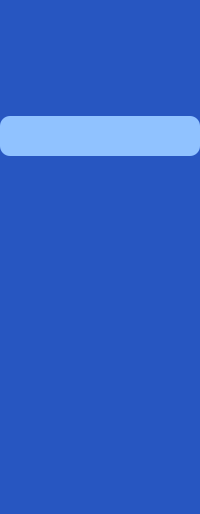
         <widget class="QWidget" name="icon_name_widget" native="true">
          <property name="styleSheet">
           <string notr="true">QWidget{
	background-color: rgb(39, 86, 193);
}

QPushButton{
	color: white;
	text-align: left;
	height: 30px;
	border: none;
	padding-left: 10px;
	border-radius: 10px;
	font: 20pt &quot;Microsoft Sans Serif&quot;;
}

QPushButton:checked{
	background-color: rgb(144, 194, 255);
	font-weight: bold;
}</string>
          </property>
          <layout class="QVBoxLayout" name="verticalLayout">
           <property name="spacing">
            <number>7</number>
           </property>
           <property name="leftMargin">
            <number>0</number>
           </property>
           <property name="topMargin">
            <number>12</number>
           </property>
           <property name="rightMargin">
            <number>0</number>
           </property>
           <property name="bottomMargin">
            <number>12</number>
           </property>
           <item>
            <widget class="QPushButton" name="menu_icon">
             <property name="minimumSize">
              <size>
               <width>50</width>
               <height>50</height>
              </size>
             </property>
             <property name="text">
              <string/>
             </property>
             <property name="icon">
              <iconset resource="images.qrc">
               <normaloff>:/static/medical-team.png</normaloff>:/static/medical-team.png</iconset>
             </property>
             <property name="iconSize">
              <size>
               <width>50</width>
               <height>50</height>
              </size>
             </property>
            </widget>
           </item>
           <item>
            <widget class="QPushButton" name="home_Button">
             <property name="minimumSize">
              <size>
               <width>40</width>
               <height>40</height>
              </size>
             </property>
             <property name="text">
              <string/>
             </property>
             <property name="icon">
              <iconset resource="images.qrc">
               <normaloff>:/static/icons8-home-48.png</normaloff>:/static/icons8-home-48.png</iconset>
             </property>
             <property name="iconSize">
              <size>
               <width>40</width>
               <height>40</height>
              </size>
             </property>
             <property name="checkable">
              <bool>false</bool>
             </property>
             <property name="autoExclusive">
              <bool>false</bool>
             </property>
            </widget>
           </item>
           <item>
            <widget class="QPushButton" name="patientListButton">
             <property name="minimumSize">
              <size>
               <width>40</width>
               <height>40</height>
              </size>
             </property>
             <property name="text">
              <string/>
             </property>
             <property name="icon">
              <iconset resource="images.qrc">
               <normaloff>:/static/icons8-list-64.png</normaloff>:/static/icons8-list-64.png</iconset>
             </property>
             <property name="iconSize">
              <size>
               <width>40</width>
               <height>40</height>
              </size>
             </property>
             <property name="checkable">
              <bool>true</bool>
             </property>
             <property name="checked">
              <bool>true</bool>
             </property>
             <property name="autoRepeat">
              <bool>false</bool>
             </property>
             <property name="autoExclusive">
              <bool>true</bool>
             </property>
            </widget>
           </item>
           <item>
            <widget class="QPushButton" name="labButton">
             <property name="minimumSize">
              <size>
               <width>40</width>
               <height>40</height>
              </size>
             </property>
             <property name="text">
              <string/>
             </property>
             <property name="icon">
              <iconset resource="images.qrc">
               <normaloff>:/static/lab_white.png</normaloff>:/static/lab_white.png</iconset>
             </property>
             <property name="iconSize">
              <size>
               <width>40</width>
               <height>40</height>
              </size>
             </property>
             <property name="checkable">
              <bool>true</bool>
             </property>
             <property name="autoExclusive">
              <bool>true</bool>
             </property>
            </widget>
           </item>
           <item>
            <widget class="QPushButton" name="reportButton">
             <property name="minimumSize">
              <size>
               <width>40</width>
               <height>40</height>
              </size>
             </property>
             <property name="text">
              <string/>
             </property>
             <property name="icon">
              <iconset resource="images.qrc">
               <normaloff>:/static/White_Report.png</normaloff>:/static/White_Report.png</iconset>
             </property>
             <property name="iconSize">
              <size>
               <width>40</width>
               <height>40</height>
              </size>
             </property>
             <property name="checkable">
              <bool>true</bool>
             </property>
             <property name="checked">
              <bool>false</bool>
             </property>
             <property name="autoExclusive">
              <bool>true</bool>
             </property>
            </widget>
           </item>
           <item>
            <widget class="QPushButton" name="billButton">
             <property name="minimumSize">
              <size>
               <width>40</width>
               <height>40</height>
              </size>
             </property>
             <property name="text">
              <string/>
             </property>
             <property name="icon">
              <iconset resource="images.qrc">
               <normaloff>:/static/bill_white.png</normaloff>:/static/bill_white.png</iconset>
             </property>
             <property name="iconSize">
              <size>
               <width>40</width>
               <height>40</height>
              </size>
             </property>
            </widget>
           </item>
           <item>
            <widget class="QPushButton" name="scheduleButton">
             <property name="minimumSize">
              <size>
               <width>40</width>
               <height>40</height>
              </size>
             </property>
             <property name="text">
              <string/>
             </property>
             <property name="icon">
              <iconset resource="images.qrc">
               <normaloff>:/static/icons8-schedule-100.png</normaloff>:/static/icons8-schedule-100.png</iconset>
             </property>
             <property name="iconSize">
              <size>
               <width>40</width>
               <height>40</height>
              </size>
             </property>
             <property name="checkable">
              <bool>true</bool>
             </property>
             <property name="autoExclusive">
              <bool>true</bool>
             </property>
            </widget>
           </item>
           <item>
            <spacer name="verticalSpacer_2">
             <property name="orientation">
              <enum>Qt::Vertical</enum>
             </property>
             <property name="sizeHint" stdset="0">
              <size>
               <width>20</width>
               <height>111</height>
              </size>
             </property>
            </spacer>
           </item>
           <item>
            <widget class="QPushButton" name="logout_button">
             <property name="minimumSize">
              <size>
               <width>40</width>
               <height>40</height>
              </size>
             </property>
             <property name="text">
              <string/>
             </property>
             <property name="icon">
              <iconset resource="images.qrc">
               <normaloff>:/static/log_out.png</normaloff>:/static/log_out.png</iconset>
             </property>
             <property name="iconSize">
              <size>
               <width>40</width>
               <height>40</height>
              </size>
             </property>
            </widget>
           </item>
          </layout>
         </widget>
